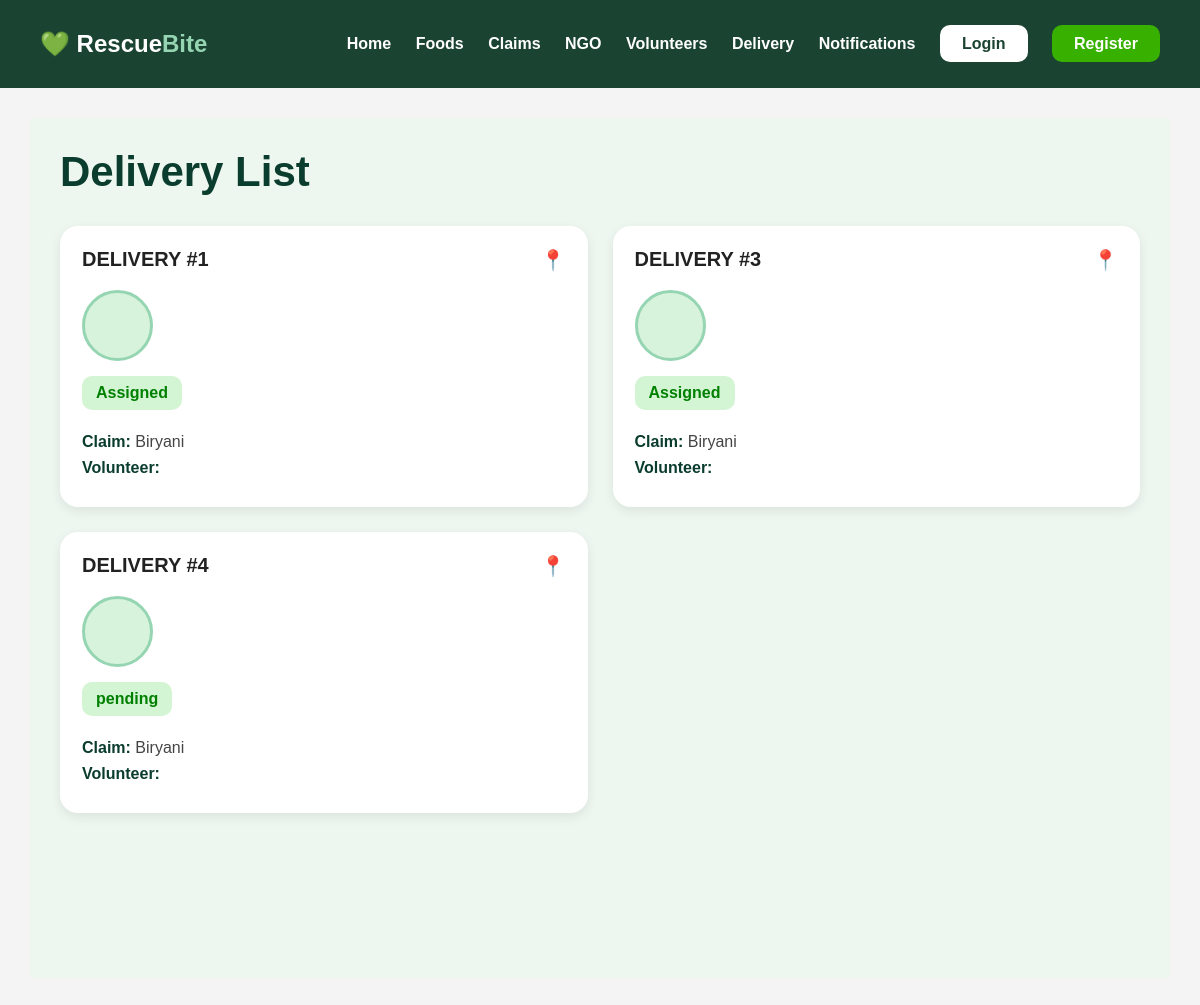
Screenshot of /delivery/deliveries/ with the database file from the repository.
### delivery/models.py (models this page shows, shortened)
class Delivery(models.Model):
    claim = models.ForeignKey(Claim,
                              on_delete=models.CASCADE)
    volunteer = models.ForeignKey(Volunteer,
                                  on_delete=models.CASCADE)
    status = models.CharField(max_length=50,
                              default='Assigned')

### donation/models.py (models this page shows, shortened)
class Claim(models.Model):
    food = models.ForeignKey(FoodItem,
                             on_delete=models.CASCADE)
    ngo = models.ForeignKey(User,
                            on_delete=models.CASCADE)
    status = models.CharField(max_length=50,
                              default='Pending')

class FoodItem(models.Model):
    restaurant = models.ForeignKey(User, on_delete=models.CASCADE)
    food_name = models.CharField(max_length=100)
    quantity = models.IntegerField()
    status = models.CharField(max_length=50, default='Available')
    expiry_date = models.DateField(null=True, blank=True)
    image = models.ImageField(upload_to='food_images/', null=True, blank=True)

### delivery/views.py (the view)
def delivery_list(request):
    deliveries = Delivery.objects.all()
    return render(request,
                  'delivery/delivery_list.html',
                  {'deliveries': deliveries})

### delivery/templates/delivery/delivery_list.html (shortened to what this page needs)
{% extends 'base.html' %}
{% block content %}
<div class="delivery-page">
    <div class="delivery-header">
        <h2>Delivery List</h2>
    </div>
    <div class="delivery-grid">
        {% for delivery in deliveries %}
        <div class="delivery-card">
            <div class="card-top">
                <h3>
                    DELIVERY #{{ delivery.id }}
                </h3>
                <span class="location-icon">
                    📍
                </span>
            </div>
            <div class="avatar">
            </div>
            <div class="status-badge">
                {{ delivery.status }}
            </div>
            <p>
                <b>Claim:</b>
                {{ delivery.claim.food.food_name }}
            </p>
            <p>
                <b>Volunteer:</b>
            </p>
        </div>
        {% empty %}
        <p style="text-align:center;">
            No deliveries available.
        </p>
        {% endfor %}
    </div>
</div>
{% endblock %}

### static/css/style.css (style rules this page uses)
body { margin:0; font-family:Arial; background:#f4f4f4; }
.delivery-page { padding:30px; background:#eef7ef; min-height:100vh; }
.delivery-header { display:flex; justify-content:space-between; align-items:center; margin-bottom:30px; }
.delivery-header h2 { color:#0b3d2e; font-size:42px; margin:0; }
.delivery-grid { display:grid; grid-template-columns:repeat(auto-fit, minmax(350px,1fr)); gap:25px; }
.delivery-card { background:white; padding:22px; border-radius:18px; box-shadow:0 4px 12px rgba(0,0,0,0.08); transition:0.3s; }
.card-top { display:flex; justify-content:space-between; align-items:center; margin-bottom:18px; }
.card-top h3 { margin:0; color:#222; font-size:20px; }
.location-icon { font-size:20px; }
.avatar { width:65px; height:65px; border-radius:50%; background:#e8e8e8; display:flex; align-items:center; justify-content:center; font-size:24px; font-weight:bold; margin-bottom:15px; }
.status-badge { display:inline-block; background:#d4f5d4; color:green; padding:8px 14px; border-radius:10px; font-weight:bold; margin-bottom:15px; }
.delivery-card p { margin:8px 0; color:#444; }
.delivery-card b { color:#0b3d2e; }
.avatar { width: 60px; height: 60px; border-radius: 50%; background: #d8f3dc; display: flex; align-items: center; justify-content: center; font-size: 22px; font-weight: bold; color: #1b4332; border: 3px solid #95d5b2; }
.avatar { width:65px; height:65px; border-radius:50%; background:#d8f3dc; display:flex; align-items:center; justify-content:center; font-size:24px; font-weight:bold; color:#1b4332; border:3px solid #95d5b2; overflow:hidden; }

### rows the page displays
Delivery: id "1", status "Assigned", claim.food.food_name "Biryani"
Delivery: id "3", status "Assigned", claim.food.food_name "Biryani"
Delivery: id "4", status "pending", claim.food.food_name "Biryani"
